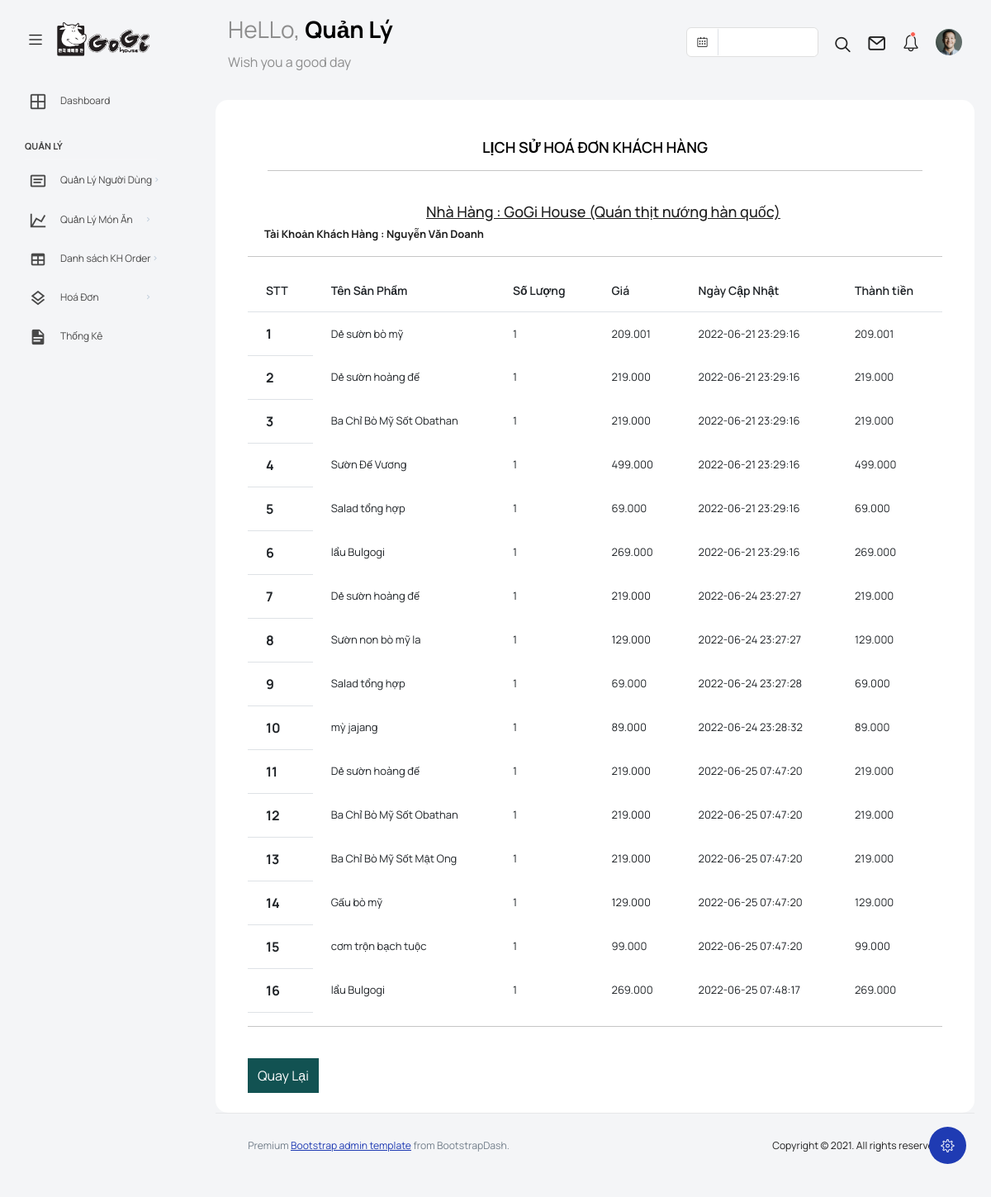
The page /admin/View/DanhsachKHOrder/detailhd.php?TenTruyCap=doanhnguyen (signed in) on the database its author committed.
### tables this page shows
CREATE TABLE `taikhoan` (
  `ID` int(11) NOT NULL,
  `TenNguoiDung` varchar(255) NOT NULL,
  `TenTruyCap` varchar(255) NOT NULL,
  `MatKhau` varchar(255) NOT NULL,
  `NgayCapNhat` timestamp NOT NULL DEFAULT current_timestamp(),
  `TrangThai` tinyint(1) DEFAULT 1
);

CREATE TABLE `monan` (
  `MaMonAn` varchar(10) NOT NULL,
  `MaLoaiMonAn` varchar(10) DEFAULT NULL,
  `TenMonAn` varchar(255) DEFAULT NULL,
  `TieuDe` varchar(255) DEFAULT NULL,
  `Anh` varchar(255) DEFAULT NULL,
  `NoiDung` varchar(255) DEFAULT NULL,
  `NgayCapNhat` datetime DEFAULT NULL,
  `Gia` decimal(10,0) DEFAULT NULL,
  `TrangThai` tinyint(1) NOT NULL DEFAULT 0
);

CREATE TABLE `order_product` (
  `id` int(11) NOT NULL,
  `TenTruyCap` varchar(255) NOT NULL,
  `MaMonAn` varchar(10) NOT NULL,
  `SoLuong` int(11) NOT NULL,
  `updateday` datetime NOT NULL DEFAULT current_timestamp(),
  `TrangThai` tinyint(1) NOT NULL DEFAULT 0,
  `SoBan` int(11) NOT NULL
);

### admin/View/DanhSachKHOrder/detailhd.php (the view, shortened to what this page needs)
<!DOCTYPE html>
<html lang="en">
<head>
  <?php include '../head.php'; ?>
</head>
<body>
  <div class="container-scroller">
    <nav class="navbar default-layout col-lg-12 col-12 p-0 fixed-top d-flex align-items-top flex-row">
      <div class="text-center navbar-brand-wrapper d-flex align-items-center justify-content-start">
        <div class="me-3">
          <button class="navbar-toggler navbar-toggler align-self-center" type="button" data-bs-toggle="minimize">
            <span class="icon-menu"></span>
          </button>
        </div>
        <div>
          <a class="navbar-brand brand-logo" href="../../admin.php">
            <img src="../../asset/images/gogi.png" alt="logo" />
          </a>
        </div>
      </div>
      <div class="navbar-menu-wrapper d-flex align-items-top">
        <ul class="navbar-nav">
          <li class="nav-item font-weight-semibold d-none d-lg-block ms-0">
            <h1 class="welcome-text">HeLLo, <span class="text-black fw-bold"><?php
                            include 'connect.php';
                              if (isset($_SESSION['admin_name'])) {
                                  $admin_name = $_SESSION['admin_name'];
                                  $query= "SELECT name FROM admin WHERE admin_name='$admin_name'";
                                  $query_run = mysqli_query($connect,$query);
                              }
                              while ($num = mysqli_fetch_assoc ($query_run)) {
                                  $qty = $num['name'];
                              }
                              echo "" . $qty . "";
                      ?></span></h1>
            <h3 class="welcome-sub-text">Wish you a good day</h3>
          </li>
        </ul>
        <ul class="navbar-nav ms-auto">
          <li class="nav-item d-none d-lg-block">
            <div id="datepicker-popup" class="input-group date datepicker navbar-date-picker">
              <span class="input-group-addon input-group-prepend border-right">
                <span class="icon-calendar input-group-text calendar-icon"></span>
              </span>
              <input type="text" class="form-control">
            </div>
          </li>
          <li class="nav-item">
            <form class="search-form" action="#">
              <i class="icon-search"></i>
              <input type="search" class="form-control" placeholder="Search Here" title="Search here">
            </form>
          </li>
          <li class="nav-item dropdown">
            <a class="nav-link count-indicator" id="notificationDropdown" href="#" data-bs-toggle="dropdown">
              <i class="icon-mail icon-lg"></i>
            </a>
          </li>
          <li class="nav-item dropdown">
            <a class="nav-link count-indicator" id="countDropdown" href="#" data-bs-toggle="dropdown" aria-expanded="false">
              <i class="icon-bell"></i>
              <span class="count"></span>
            </a>
          </li>
          <li class="nav-item dropdown d-none d-lg-block user-dropdown">
            <a class="nav-link" id="UserDropdown" href="#" data-bs-toggle="dropdown" aria-expanded="false">
              <img class="img-xs rounded-circle" src="../../asset/images/faces/face8.jpg" alt="Profile image"> </a>
                  <?php
                            include 'connect.php';
                              if (isset($_SESSION['admin_name'])) {
                                  $admin_name = $_SESSION['admin_name'];
                                  $query= "SELECT name FROM admin WHERE admin_name='$admin_name'";
                                  $query_run = mysqli_query($connect,$query);
                              }
                              while ($num = mysqli_fetch_assoc ($query_run)) {
                                  $qty = $num['name'];
                              }
                      ?>
          </li>
        </ul>
      </div>
    </nav>
    <div class="container-fluid page-body-wrapper">
      <div class="theme-setting-wrapper">
        <div id="settings-trigger"><i class="ti-settings"></i></div>
      </div>
       <?php include '../sidebar.php'; ?>
      <div class="main-panel">
        <div class="content-wrapper">
          <div class="row">
              <div class="card card-rounded">
                <div class="card-body">
                  <div class="d-sm-flex justify-content-between align-items-start">
                      <div class="card-body">
                        <h1 class="card-title" style="text-align: center;">LỊCH SỬ HOÁ ĐƠN KHÁCH HÀNG</h1>
                        <hr>
                    </div>
                  </div>
                  <div>
                    <div style="margin-left: 20px;">
                      <h4 style="text-align: center;"><u>Nhà Hàng :  GoGi House (Quán thịt nướng hàn quốc)</u></h4>
                      <p><b>Tài Khoản Khách Hàng  : <?php
                            include 'connect.php';
                              if (isset($_GET['TenTruyCap'])) {
                                  $TenTruyCap = $_GET['TenTruyCap'];
                                  $query= "SELECT TenNguoiDung FROM taikhoan WHERE TenTruyCap='$TenTruyCap'";
                                  $query_run = mysqli_query($connect,$query);
                              }
                              while ($num = mysqli_fetch_assoc ($query_run)) {
                                  $qty = $num['TenNguoiDung'];
                              }
                              echo "" . $qty . "";
                      ?> </b></p>
                    </div>
                    <hr>
                    <div class="table-responsive">
                      <table class="table">
                        <thead>
                          <tr>
                            <th>STT</th>
                            <th>Tên Sản Phẩm</th>
                            <th>Số Lượng</th>
                            <th>Giá</th>
                            <th>Ngày Cập Nhật</th>
                            <th>Thành tiền</th>
                          </tr>
                           <?php
                              $key = $_GET['TenTruyCap'];
                              include 'connect.php';
                              $sql="SELECT order_product.SoBan, monan.TenMonAn,order_product.SoLuong,monan.Gia,monan.NoiDung,order_product.updateday,order_product.TenTruyCap,(monan.Gia * order_product.SoLuong) as total FROM monan, order_product WHERE monan.MaMonAn=order_product.MaMonAn AND TenTruyCap='$key'";
                              $result=mysqli_query($connect,$sql);
                              $counter=1;
                            ?>
                            <?php
                              while($rows=mysqli_fetch_array($result)){
                            ?>
                        </thead>
                        <tbody>
                          <tr>
                            <th scope="row"><?php echo $counter; ?></th>
                            <td><?php echo $rows['TenMonAn']; ?></td>
                            <td><?php echo $rows['SoLuong']; ?></td>
                            <td><?php $tien=$rows['Gia']; $formattedNum = number_format($tien, 0, ',', '.'); echo $formattedNum; ?></td>
                            <td><?php echo $rows['updateday']; ?></td>
                            <td><?php $tien=$rows['total']; $formattedNum = number_format($tien, 0, ',', '.'); echo $formattedNum; ?></td>
                          </tr>
                        </tbody>
                        <?php $counter++; ?>
                          <?php }
                        ?>
                      </table>
                      <hr>
                <div>
                  <button style="background: #125252; border: none; padding: 10px 12px; "><a href="lshoadon.php">Quay Lại</a></button>
                 </div>
                  </div>
                </div>
              </div>
            </div>
        <footer class="footer">
          <div class="d-sm-flex justify-content-center justify-content-sm-between">
            <span class="text-muted text-center text-sm-left d-block d-sm-inline-block">Premium <a href="https://www.bootstrapdash.com/" target="_blank">Bootstrap admin template</a> from BootstrapDash.</span>
            <span class="float-none float-sm-right d-block mt-1 mt-sm-0 text-center">Copyright © 2021. All rights reserved.</span>
          </div>
        </footer>
      </div>
    </div>
  </div>
</body>
</html>

### admin/View/head.php (shortened to what this page needs)
<link rel="stylesheet" href="../asset/vendors/feather/feather.css">
<link rel="stylesheet" href="../asset/vendors/mdi/css/materialdesignicons.min.css">
<link rel="stylesheet" href="../asset/vendors/ti-icons/css/themify-icons.css">
<link rel="stylesheet" href="../asset/vendors/typicons/typicons.css">
<link rel="stylesheet" href="../asset/vendors/simple-line-icons/css/simple-line-icons.css">
<link rel="stylesheet" href="../asset/vendors/css/vendor.bundle.base.css">
<link rel="stylesheet" href="../asset/vendors/datatables.net-bs4/dataTables.bootstrap4.css">
<link rel="stylesheet" href="../asset/js/select.dataTables.min.css">
<link rel="stylesheet" href="../asset/css/vertical-layout-light/style.css">

### admin/View/sidebar.php (shortened to what this page needs)
<nav class="sidebar sidebar-offcanvas" id="sidebar">
        <ul class="nav">
          <li class="nav-item">
            <a class="nav-link" href="../../admin.php">
              <i class="mdi mdi-grid-large menu-icon"></i>
              <span class="menu-title">Dashboard</span>
            </a>
          </li>
          <li class="nav-item nav-category">Quản Lý</li>
          <li class="nav-item">
            <a class="nav-link" data-bs-toggle="collapse" href="#form-elements" aria-expanded="false" aria-controls="form-elements">
              <i class="menu-icon mdi mdi-card-text-outline"></i>
              <span class="menu-title">Quản Lý Người Dùng</span>
              <i class="menu-arrow"></i>
            </a>
          </li>
          <li class="nav-item">
            <a class="nav-link" data-bs-toggle="collapse" href="#charts" aria-expanded="false" aria-controls="charts">
              <i class="menu-icon mdi mdi-chart-line"></i>
              <span class="menu-title">Quản Lý Món Ăn</span>
              <i class="menu-arrow"></i>
            </a>
          </li>
          <li class="nav-item">
            <a class="nav-link" data-bs-toggle="collapse" href="#tables" aria-expanded="false" aria-controls="tables">
              <i class="menu-icon mdi mdi-table"></i>
              <span class="menu-title">Danh sách KH Order</span>
              <i class="menu-arrow"></i>
            </a>
          </li>
          <li class="nav-item">
            <a class="nav-link" data-bs-toggle="collapse" href="#icons" aria-expanded="false" aria-controls="icons">
              <i class="menu-icon mdi mdi-layers-outline"></i>
              <span class="menu-title">Hoá Đơn</span>
              <i class="menu-arrow"></i>
            </a>
          </li>
          <li class="nav-item">
            <a class="nav-link" href="../../admin.php">
              <i class="menu-icon mdi mdi-file-document"></i>
              <span class="menu-title">Thống Kê</span>
            </a>
          </li>
        </ul>
      </nav>

### admin/View/DanhSachKHOrder/detailhd.php (style rules this page uses)
button a { text-decoration: none; color: #fff; }

### rows shown on the page
taikhoan: TenNguoiDung "Nguyễn Văn Doanh"
monan: TenMonAn "Dẻ sườn bò mỹ", order_product.SoLuong "1", Gia "209.001", order_product.updateday "2022-06-21 23:29:16", formattedNum "209.001"
monan: TenMonAn "Dẻ sườn hoàng đế", order_product.SoLuong "1", Gia "219.000", order_product.updateday "2022-06-21 23:29:16", formattedNum "219.000", order_product.updateday "2022-06-24 23:27:27", order_product.updateday "2022-06-25 07:47:20"
monan: TenMonAn "Ba Chỉ Bò Mỹ Sốt Obathan", order_product.SoLuong "1", Gia "219.000", order_product.updateday "2022-06-21 23:29:16", formattedNum "219.000", order_product.updateday "2022-06-25 07:47:20"
monan: TenMonAn "Sườn Đế Vương", order_product.SoLuong "1", Gia "499.000", order_product.updateday "2022-06-21 23:29:16", formattedNum "499.000"
monan: TenMonAn "Salad tổng hợp", order_product.SoLuong "1", Gia "69.000", order_product.updateday "2022-06-21 23:29:16", formattedNum "69.000", order_product.updateday "2022-06-24 23:27:28"
monan: TenMonAn "lẩu Bulgogi", order_product.SoLuong "1", Gia "269.000", order_product.updateday "2022-06-21 23:29:16", formattedNum "269.000", order_product.updateday "2022-06-25 07:48:17"
monan: TenMonAn "Sườn non bò mỹ la", order_product.SoLuong "1", Gia "129.000", order_product.updateday "2022-06-24 23:27:27", formattedNum "129.000"
monan: TenMonAn "mỳ jajang", order_product.SoLuong "1", Gia "89.000", order_product.updateday "2022-06-24 23:28:32", formattedNum "89.000"
monan: TenMonAn "Ba Chỉ Bò Mỹ Sốt Mật Ong", order_product.SoLuong "1", Gia "219.000", order_product.updateday "2022-06-25 07:47:20", formattedNum "219.000"
monan: TenMonAn "Gấu bò mỹ", order_product.SoLuong "1", Gia "129.000", order_product.updateday "2022-06-25 07:47:20", formattedNum "129.000"
monan: TenMonAn "cơm trộn bạch tuộc", order_product.SoLuong "1", Gia "99.000", order_product.updateday "2022-06-25 07:47:20", formattedNum "99.000"

### other values the page prints
$qty "Quản Lý"
